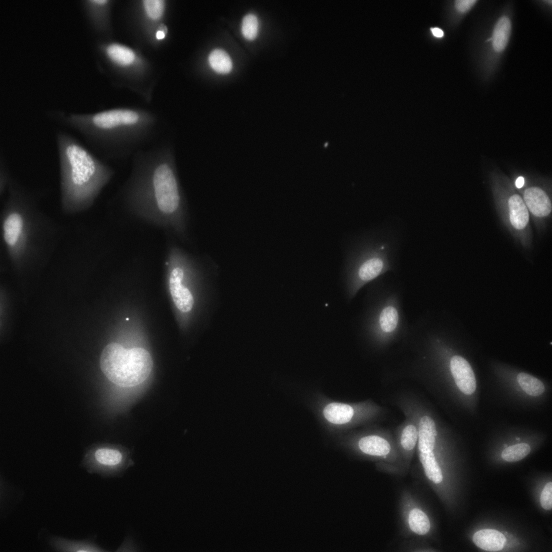
#> input picture Malou_dir/Doc/images_jupyter/norm_images/MFGTMPcx7_170702000001_B14f07d0.png, 1104 x 1104 px (shown at 1/2 size); its folder holds 3 pictures in this run
$ jupyter execute --allow-errors baseline_otsus.ipynb
#> lines starting #> are read from the running program, lines starting #| are printed output that depends on the picture
### Imports

[cell 1]
import sys
import os
import os.path

import numpy as np
import skimage.io
import glob

import shutil
#from config import config_vars

from tqdm import tqdm

import matplotlib.pyplot as plt
import skimage.morphology

import tensorflow as tf
import keras

import utils.metrics
import utils.model_builder
from skimage.transform import resize
from skimage import measure
from skimage import filters

### Load images

[cell 2]
filename = sorted(os.listdir('/home/jupyter/aitslab_images/norm_images'))
image_names = [os.path.join('/home/jupyter/aitslab_images/norm_images', f) for f in filename]
#> (the rest of this cell did not finish here and is left out)

[cell 3]
imagebuffer = skimage.io.imread_collection(image_names)
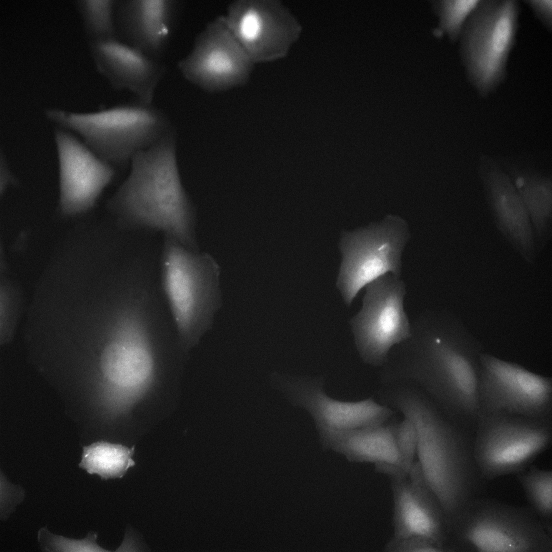
#> input picture Malou_dir/Doc/images_jupyter/norm_images/MFGTMPcx7_170702000001_B14f07d1.png, 1104 x 1104 px (shown at 1/2 size)
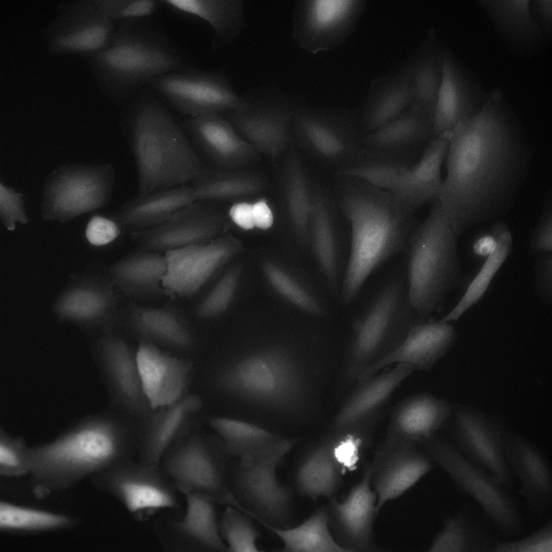
#> input picture Malou_dir/Doc/images_jupyter/norm_images/MFGTMPcx7_170702090001_B22f15d1.png, 1104 x 1104 px (shown at 1/2 size)
#> imagebuffer = 3 items

#> (the rest of this cell did not finish here and is left out)
